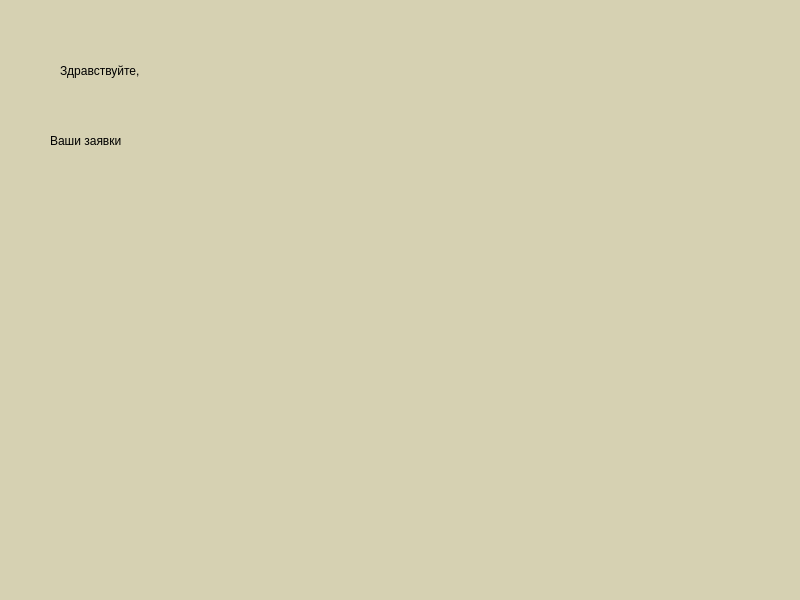
<?xml version="1.0" encoding="UTF-8"?>
<ui version="4.0">
 <class>Form</class>
 <widget class="QWidget" name="Form">
  <property name="geometry">
   <rect>
    <x>0</x>
    <y>0</y>
    <width>800</width>
    <height>600</height>
   </rect>
  </property>
  <property name="palette">
   <palette>
    <active>
     <colorrole role="Button">
      <brush brushstyle="SolidPattern">
       <color alpha="255">
        <red>176</red>
        <green>136</green>
        <blue>76</blue>
       </color>
      </brush>
     </colorrole>
     <colorrole role="Window">
      <brush brushstyle="SolidPattern">
       <color alpha="255">
        <red>214</red>
        <green>209</green>
        <blue>178</blue>
       </color>
      </brush>
     </colorrole>
    </active>
    <inactive>
     <colorrole role="Button">
      <brush brushstyle="SolidPattern">
       <color alpha="255">
        <red>176</red>
        <green>136</green>
        <blue>76</blue>
       </color>
      </brush>
     </colorrole>
     <colorrole role="Window">
      <brush brushstyle="SolidPattern">
       <color alpha="255">
        <red>214</red>
        <green>209</green>
        <blue>178</blue>
       </color>
      </brush>
     </colorrole>
    </inactive>
    <disabled>
     <colorrole role="Button">
      <brush brushstyle="SolidPattern">
       <color alpha="255">
        <red>176</red>
        <green>136</green>
        <blue>76</blue>
       </color>
      </brush>
     </colorrole>
     <colorrole role="Base">
      <brush brushstyle="SolidPattern">
       <color alpha="255">
        <red>214</red>
        <green>209</green>
        <blue>178</blue>
       </color>
      </brush>
     </colorrole>
     <colorrole role="Window">
      <brush brushstyle="SolidPattern">
       <color alpha="255">
        <red>214</red>
        <green>209</green>
        <blue>178</blue>
       </color>
      </brush>
     </colorrole>
    </disabled>
   </palette>
  </property>
  <property name="windowTitle">
   <string>Form</string>
  </property>
  <widget class="QLabel" name="label">
   <property name="geometry">
    <rect>
     <x>60</x>
     <y>40</y>
     <width>341</width>
     <height>61</height>
    </rect>
   </property>
   <property name="text">
    <string>Здравствуйте, </string>
   </property>
  </widget>
  <widget class="QLabel" name="label_2">
   <property name="geometry">
    <rect>
     <x>50</x>
     <y>130</y>
     <width>201</width>
     <height>21</height>
    </rect>
   </property>
   <property name="text">
    <string>Ваши заявки</string>
   </property>
  </widget>
 </widget>
 <resources/>
 <connections/>
</ui>
